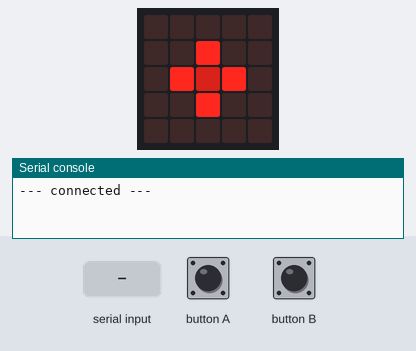
A program run on a simulated BBC micro:bit running MicroPython. On the bench: the board's 5×5 LED display, the last lines printed to the serial console. Inputs (shaded band) come from the test bench. Dim RGB values are drawn brighter than linear; no radio messages arrive unless stated (any console line starting 'radio sent:' is added by the test bench).

Above: at 4.2 s.
4.3 s: "1" typed at the serial console, then Enter
At 5.4 s:
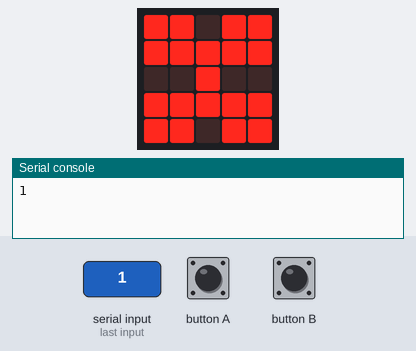
5.8 s: button A pressed for 0.15 s
At 6.5 s:
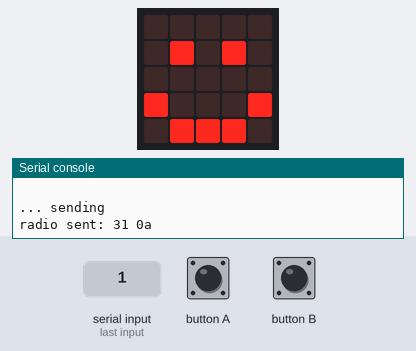
8.9 s: "0" typed at the serial console, then Enter
At 10.1 s:
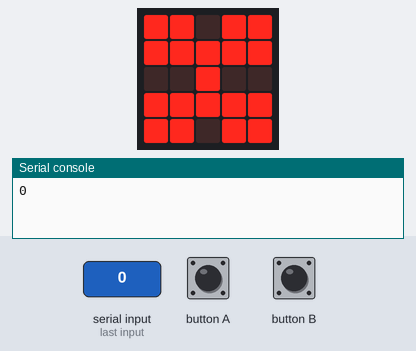
10.4 s: button B pressed for 0.15 s
At 11.3 s:
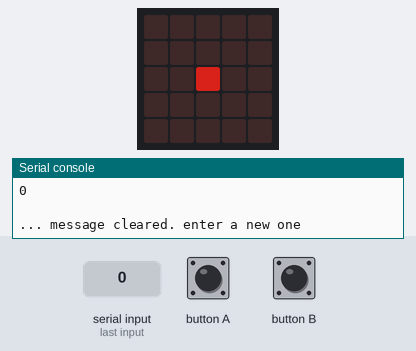
12.0 s: "2" typed at the serial console, then Enter
At 12.6 s:
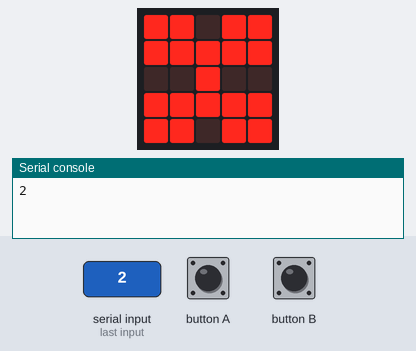
Timing chart, 0 to 14.5 s (numbered marks = the images above; inputs shaded):
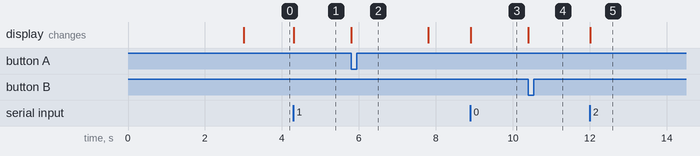

Measured:
- after the input at 4.3 s, the display: changes at once (image 1)
- after the input at 5.8 s, the display: changes at once (image 2)
- after the input at 8.9 s, the display: changes at once (image 3)
- after the input at 10.4 s, the display: changes at once (image 4)
- after the input at 12.0 s, the display: changes at once (image 5)

The program:

master_bit_3.py
```python
from microbit import *
import radio


def microbit_read_UART():
    response_string = ""
    display.set_pixel(2, 2, 5)
    for i in range(100):
        sleep(100)
        if uart.any():
            response_string = uart.readline()
            break
    display.set_pixel(2, 2, 0)
    return response_string


def microbit_write_UART():
    uart.write("--- connected ---")
    uart.write("\r\n")


def SerialInit():
    sleep(500)
    uart.init(57600)            # do not set any pins when USB connected
    sleep(500)


# Start Here
radio.on()
radio.config(channel=43, queue=10, power=7, length=128, data_rate=radio.RATE_2MBIT)
SerialInit()
sleep(2000)
microbit_write_UART()
display.show(Image.DIAMOND_SMALL)
wait_4_send = 0


while True:
    if wait_4_send == 0:
        Message = microbit_read_UART()

    if Message and wait_4_send == 0:
        uart.write("ready to send... press button A to transmit, B to clear")
        uart.write("\r\n")
        uart.write(Message)       # echo while using the FTDI
        uart.write("\r\n")
        display.show(Image.BUTTERFLY)
        wait_4_send = 1

    if button_a.is_pressed():
        wait_4_send = 2
        display.clear()

    if wait_4_send == 2:           # and button_a.was_pressed():
        uart.write("... sending")
        uart.write("\r\n")
        radio.send_bytes(Message)
        display.show(Image.HAPPY)
        sleep(2000)
        Message = ""
        display.clear()
        wait_4_send = 0

    if button_b.is_pressed() and wait_4_send == 1:
        Message = ""
        uart.write("... message cleared. enter a new one")
        uart.write("\r\n")
        display.clear()
        wait_4_send = 0
```
